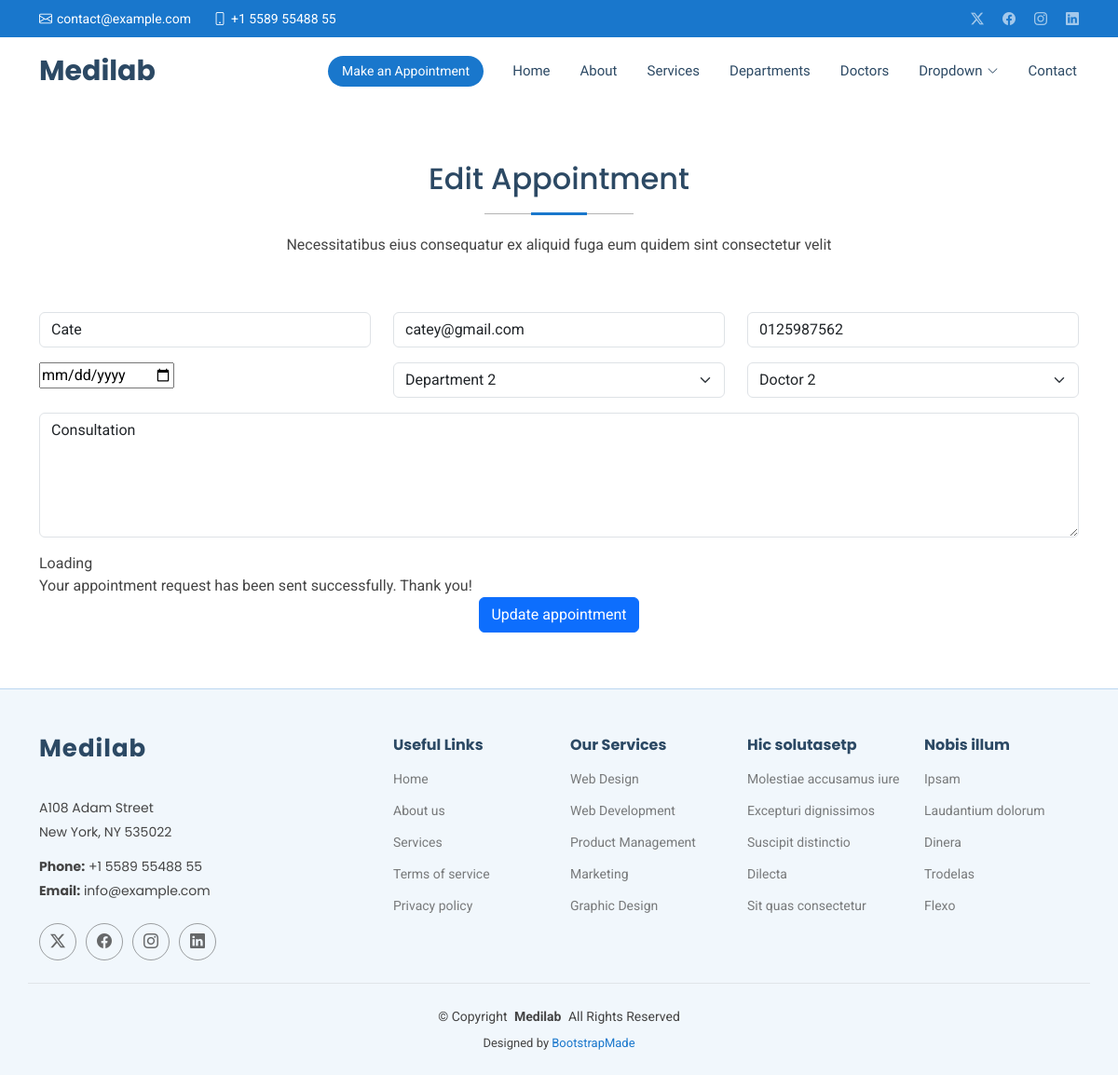
Page /edit/2 on the committed database.
### medapp/models.py (models this page shows, shortened)
class Appointment(models.Model):
    name = models.CharField(max_length=50)
    email = models.EmailField()
    phone = models.CharField(max_length=15)
    date = models.DateField()
    department = models.CharField(max_length=50)
    doctor = models.CharField(max_length=50)
    message = models.TextField()

### medapp/views.py (the view)
# urls.py: path('edit/<int:id>',views.edit,name='edit'),
def edit(request,id):
    appointment = get_object_or_404(Appointment,id=id)
    if request.method == "POST":
        appointment.name = request.POST.get('name')
        appointment.email = request.POST.get('email')
        appointment.phone = request.POST.get('phone')
        appointment.date = request.POST.get('date')
        appointment.department= request.POST.get('department')
        appointment.doctor = request.POST.get('doctor')
        appointment.message = request.POST.get('message')
        appointment.save()
        return redirect('/show')
    else:
        return render(request,'edit.html',{'appointment':appointment})

### Templates/edit.html (shortened to what this page needs)
{% extends 'starter-page.html' %}
{% load static %}
{% block content %}
    <section id="appointment" class="appointment section">
      <div class="container section-title" data-aos="fade-up">
        <h2>Edit Appointment</h2>
        <p>Necessitatibus eius consequatur ex aliquid fuga eum quidem sint consectetur velit</p>
      </div>
      <div class="container" data-aos="fade-up" data-aos-delay="100">
        <form  method="post" >
          <div class="row">
            <div class="col-md-4 form-group">
              <input type="text" name="name" value="{{ appointment.name }}" class="form-control" id="name" placeholder="Your Name" required="">
            </div>
            <div class="col-md-4 form-group mt-3 mt-md-0">
              <input type="email" class="form-control" name="email" value="{{ appointment.email }}" id="email" placeholder="Your Email" required="">
            </div>
            <div class="col-md-4 form-group mt-3 mt-md-0">
              <input type="tel" class="form-control" name="phone" value="{{ appointment.phone }}" id="phone" placeholder="Your Phone" required="">
            </div>
          </div>
          <div class="row">
            <div class="col-md-4 form-group mt-3">
              <input type="date" name="date" value="{{ appointment.date }} class="form-control datepicker" id="date" placeholder="Appointment Date" required="">
            </div>
            <div class="col-md-4 form-group mt-3">
              <select name="department" value="{{ appointment.department }}" id="department" class="form-select" required="">
                <option value="Department 2" {% if appointment.department == "Department 2" %}selected{% endif %}>Department 2</option>
              </select>
            </div>
            <div class="col-md-4 form-group mt-3">
              <select name="doctor" value="{{ appointment.doctor }}" id="doctor" class="form-select" required="">
                <option value="Doctor 2" {% if appointment.doctor == "Doctor 2" %}selected{% endif %}>Doctor 2</option>
              </select>
            </div>
          </div>
          <div class="form-group mt-3">
            <textarea class="form-control" name="message" rows="5" placeholder="Message (Optional)">{{ appointment.message }}</textarea>
          </div>
          <div class="mt-3">
            <div class="loading">Loading</div>
            <div class="sent-message">Your appointment request has been sent successfully. Thank you!</div>
            <div class="text-center"><button type="submit" class="btn btn-primary">Update appointment</button></div>
          </div>
        </form>
      </div>
    </section>
{% endblock %}

### static/assets/css/main.css (style rules this page uses)
:root { --default-font: "Roboto", system-ui, -apple-system, "Segoe UI", Roboto, "Helvetica Neue", Arial, "Noto Sans", "Liberation Sans", sans-serif, "Apple Color Emoji", "Segoe UI Emoji", "Segoe UI Symbol", "Noto Color Emoji"; --heading-font: "Poppins", sans-serif; --nav-font: "Raleway", sans-serif; }
:root { --background-color: #ffffff; --default-color: #444444; --heading-color: #2c4964; --accent-color: #1977cc; --surface-color: #ffffff; --contrast-color: #ffffff; }
:root { --nav-color: #2c4964; --nav-hover-color: #1977cc; --nav-mobile-background-color: #ffffff; --nav-dropdown-background-color: #ffffff; --nav-dropdown-color: #2c4964; --nav-dropdown-hover-color: #1977cc; }
:root { scroll-behavior: smooth; }
body { color: var(--default-color); background-color: var(--background-color); font-family: var(--default-font); }
h1, h2, h3, h4, h5, h6 { color: var(--heading-color); font-family: var(--heading-font); }
section, .section { color: var(--default-color); background-color: var(--background-color); padding: 60px 0; scroll-margin-top: 72px; overflow: clip; }
.section-title { text-align: center; padding-bottom: 60px; position: relative; }
.section-title h2 { font-size: 32px; font-weight: 500; margin-bottom: 20px; padding-bottom: 20px; position: relative; }
.section-title h2:before { content: ""; position: absolute; display: block; width: 160px; height: 1px; background: color-mix(in srgb, var(--default-color), transparent 60%); left: 0; right: 0; bottom: 1px; margin: auto; }
.section-title h2::after { content: ""; position: absolute; display: block; width: 60px; height: 3px; background: var(--accent-color); left: 0; right: 0; bottom: 0; margin: auto; }
.section-title p { margin-bottom: 0; }

### rows in the picture
Appointment: name "Cate", email "catey@gmail.com", phone "0125987562", department "Department 2", doctor "Doctor 2", message "Consultation"
